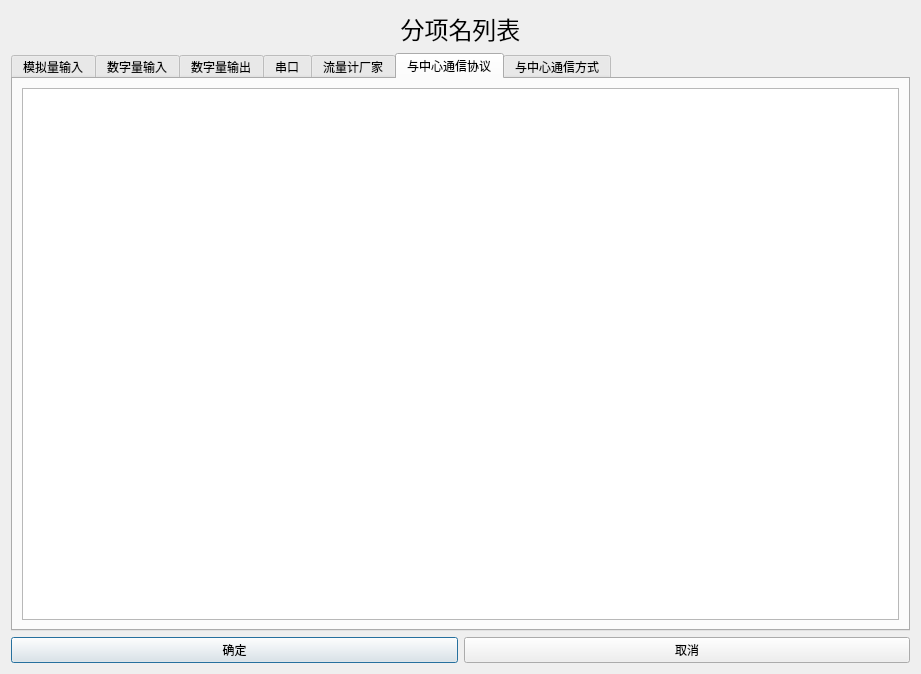
<?xml version="1.0" encoding="UTF-8"?>
<ui version="4.0">
 <class>SubProjectNameTable</class>
 <widget class="QDialog" name="SubProjectNameTable">
  <property name="geometry">
   <rect>
    <x>0</x>
    <y>0</y>
    <width>921</width>
    <height>674</height>
   </rect>
  </property>
  <property name="windowTitle">
   <string>Dialog</string>
  </property>
  <layout class="QGridLayout" name="gridLayout">
   <item row="0" column="0">
    <layout class="QVBoxLayout" name="verticalLayout">
     <item>
      <widget class="QLabel" name="label">
       <property name="font">
        <font>
         <family>隶书</family>
         <pointsize>18</pointsize>
        </font>
       </property>
       <property name="layoutDirection">
        <enum>Qt::LeftToRight</enum>
       </property>
       <property name="text">
        <string>&lt;html&gt;&lt;head/&gt;&lt;body&gt;&lt;p&gt;分项名列表&lt;/p&gt;&lt;/body&gt;&lt;/html&gt;</string>
       </property>
       <property name="alignment">
        <set>Qt::AlignCenter</set>
       </property>
      </widget>
     </item>
     <item>
      <widget class="QTabWidget" name="tabWidget">
       <property name="currentIndex">
        <number>5</number>
       </property>
       <widget class="QWidget" name="aiTab">
        <attribute name="title">
         <string>模拟量输入</string>
        </attribute>
        <layout class="QGridLayout" name="gridLayout_2">
         <item row="0" column="0">
          <widget class="QTableView" name="aiTableView"/>
         </item>
        </layout>
       </widget>
       <widget class="QWidget" name="diTab">
        <attribute name="title">
         <string>数字量输入</string>
        </attribute>
        <layout class="QGridLayout" name="gridLayout_3">
         <item row="0" column="0">
          <widget class="QTableView" name="diTableView"/>
         </item>
        </layout>
       </widget>
       <widget class="QWidget" name="doTab">
        <attribute name="title">
         <string>数字量输出</string>
        </attribute>
        <layout class="QGridLayout" name="gridLayout_4">
         <item row="0" column="0">
          <widget class="QTableView" name="doTableView"/>
         </item>
        </layout>
       </widget>
       <widget class="QWidget" name="serialTab">
        <attribute name="title">
         <string>串口</string>
        </attribute>
        <layout class="QGridLayout" name="gridLayout_8">
         <item row="0" column="0">
          <widget class="QTableView" name="serialTableView"/>
         </item>
        </layout>
       </widget>
       <widget class="QWidget" name="manufactureTab">
        <attribute name="title">
         <string>流量计厂家</string>
        </attribute>
        <layout class="QGridLayout" name="gridLayout_5">
         <item row="0" column="0">
          <widget class="QTableView" name="manufactTableView"/>
         </item>
        </layout>
       </widget>
       <widget class="QWidget" name="com_protoTable">
        <attribute name="title">
         <string>与中心通信协议</string>
        </attribute>
        <layout class="QGridLayout" name="gridLayout_6">
         <item row="0" column="0">
          <widget class="QTableView" name="commprotoTableView"/>
         </item>
        </layout>
       </widget>
       <widget class="QWidget" name="com_wayTable">
        <attribute name="title">
         <string>与中心通信方式</string>
        </attribute>
        <layout class="QGridLayout" name="gridLayout_7">
         <item row="0" column="0">
          <widget class="QTableView" name="commwaytableView"/>
         </item>
        </layout>
       </widget>
      </widget>
     </item>
     <item>
      <layout class="QHBoxLayout" name="horizontalLayout">
       <item>
        <widget class="QPushButton" name="confirmButton">
         <property name="text">
          <string>确定</string>
         </property>
        </widget>
       </item>
       <item>
        <widget class="QPushButton" name="cancelButton">
         <property name="text">
          <string>取消</string>
         </property>
        </widget>
       </item>
      </layout>
     </item>
    </layout>
   </item>
  </layout>
 </widget>
 <resources/>
 <connections/>
</ui>
